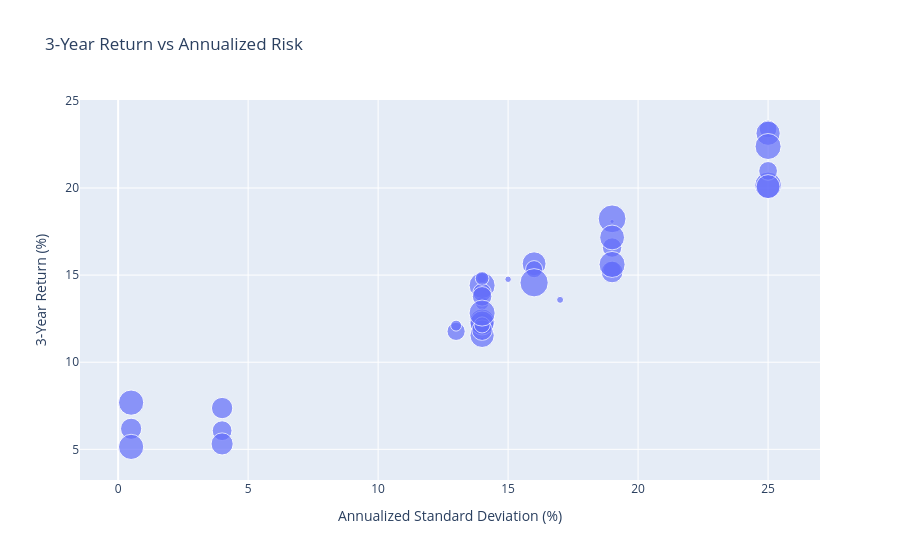

The notebook cell this image was saved under:
### Markdown cell above
## 12. Return vs Risk

### Code cell
scatter_data = performance.copy()
if "scheme_name" not in scatter_data.columns:
    scatter_data = scatter_data.merge(
        funds[["amfi_code", "scheme_name"]],
        on="amfi_code",
        how="left"
    )

fig = px.scatter(
    scatter_data,
    x="std_dev_ann_pct",
    y="return_3yr_pct",
    size="scheme_aum_crore",
    hover_name="scheme_name",
    title="3-Year Return vs Annualized Risk",
    labels={
        "std_dev_ann_pct": "Annualized Standard Deviation (%)",
        "return_3yr_pct": "3-Year Return (%)",
        "scheme_aum_crore": "AUM (INR Crore)"
    }
)

plt.savefig(REPORTS_DIR / "eda_return_vs_risk.png")
fig.show()

### Figure 1 — Plotly figure (JSON) as saved in the notebook; plotly's stock layout.template omitted (floating-point values rounded to 4 significant figures)
{"data": [{"hovertemplate": "<b>%{hovertext}</b><br><br>Annualized Standard Deviation (%)=%{x}<br>3-Year Return (%)=%{y}<br>AUM (INR Crore)=%{marker.size}<extra></extra>", "hovertext": ["SBI Bluechip Fund - Regular Plan - Growth", "SBI Bluechip Fund - Direct Plan - Growth", "SBI Small Cap Fund - Regular Plan - Growth", "SBI Small Cap Fund - Direct Plan - Growth", "SBI Magnum Gilt Fund - Regular Plan - Growth", "HDFC Top 100 Fund - Regular Plan - Growth", "HDFC Top 100 Fund - Direct Plan - Growth", "HDFC Mid-Cap Opportunities Fund - Regular - Growth", "HDFC Mid-Cap Opportunities Fund - Direct - Growth", "HDFC Short Term Debt Fund - Regular - Growth", "ICICI Pru Bluechip Fund - Regular - Growth", "ICICI Pru Bluechip Fund - Direct - Growth", "ICICI Pru Midcap Fund - Regular - Growth", "ICICI Pru Value Discovery Fund - Regular - Growth", "ICICI Pru Liquid Fund - Regular - Growth", "Nippon India Large Cap Fund - Regular - Growth", "Nippon India Large Cap Fund - Direct - Growth", "Nippon India Small Cap Fund - Regular - Growth", "Nippon India ETF Nifty 50 BeES", "Nippon India Gilt Securities Fund - Regular - Growth", "Kotak Bluechip Fund - Regular - Growth", "Kotak Emerging Equity Fund - Regular - Growth", "Kotak Flexicap Fund - Regular - Growth", "Kotak Liquid Fund - Regular - Growth", "Axis Bluechip Fund - Regular - Growth", "Axis Bluechip Fund - Direct - Growth", "Axis Midcap Fund - Regular - Growth", "Axis Small Cap Fund - Regular - Growth", "ABSL Frontline Equity Fund - Regular - Growth", "ABSL Small Cap Fund - Regular - Growth", "ABSL Liquid Fund - Regular - Growth", "UTI Nifty 50 Index Fund - Regular - Growth", "UTI Mid Cap Fund - Regular - Growth", "UTI Flexi Cap Fund - Regular - Growth", "Mirae Asset Large Cap Fund - Regular - Growth", "Mirae Asset Emerging Bluechip Fund - Regular - Growth", "Mirae Asset Tax Saver Fund - Regular - Growth", "DSP Top 100 Equity Fund - Regular - Growth", "DSP Midcap Fund - Regular - Growth", "DSP Small Cap Fund - Regular - Growth"], "legendgroup": "", "marker": {"color": "#636efa", "size": [14288, 1231, 19259, 36061, 24101, 6434, 10611, 23185, 18792, 27953, 36022, 41553, 979, 2571, 39116, 20909, 39475, 43630, 20284, 30030, 35585, 47469, 35012, 27623, 25803, 15866, 28996, 21545, 23500, 41613, 38995, 7350, 41728, 17912, 11361, 49046, 2989, 41828, 37835, 35124], "sizemode": "area", "sizeref": 122.6, "symbol": "circle"}, "mode": "markers", "name": "", "orientation": "v", "showlegend": false, "type": "scatter", "x": [14.0, 14.0, 25.0, 25.0, 4.0, 14.0, 14.0, 19.0, 19.0, 4.0, 14.0, 14.0, 19.0, 15.0, 0.5, 14.0, 14.0, 25.0, 13.0, 4.0, 14.0, 19.0, 16.0, 0.5, 14.0, 14.0, 19.0, 25.0, 14.0, 25.0, 0.5, 13.0, 19.0, 16.0, 14.0, 16.0, 17.0, 14.0, 19.0, 25.0], "xaxis": "x", "y": [12.36, 11.3, 23.39, 23.14, 6.07, 14.84, 13.38, 16.58, 15.29, 7.37, 11.54, 14.41, 18.08, 14.76, 7.68, 14.0, 12.33, 20.15, 11.77, 5.31, 12.25, 18.23, 15.65, 6.18, 11.84, 12.14, 15.18, 20.98, 13.78, 22.38, 5.14, 12.1, 15.61, 15.34, 14.81, 14.56, 13.58, 12.82, 17.16, 20.08], "yaxis": "y"}], "layout": {"legend": {"itemsizing": "constant", "tracegroupgap": 0}, "title": {"text": "3-Year Return vs Annualized Risk"}, "xaxis": {"anchor": "y", "domain": [0, 1], "title": {"text": "Annualized Standard Deviation (%)"}}, "yaxis": {"anchor": "x", "domain": [0, 1], "title": {"text": "3-Year Return (%)"}}}}
